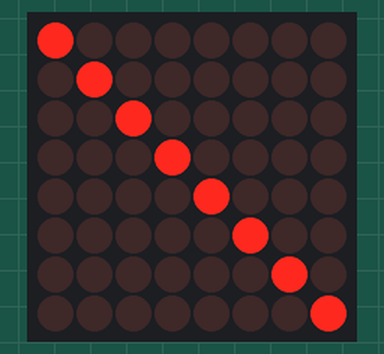
Recording of a sketch running on a simulated Arduino Uno, built with avr-gcc and run on an emulated ATmega328P. On the bench: 8×8 LED matrix. Wiring (inferred from the names in the program): MAX7219 LED driver (orientation assumed): data pin 7; clock pin 6; CS pin 5.

Above: at 0.1 s.

The sketch:

max7219.ino
```cpp
/*
 * Example bit bashing the max7219 display chip.
 *
 * Aushacker 17 July 2019
 */

const int CS_N = 5;
const int CLK = 6;
const int DOUT = 7;

// 7-seg
//const unsigned int data[] = { 0x09FF, 0x0A08, 0x0B07, 0x0C01, 0x0800, 0x0701, 0x0602, 0x0503, 0x0404, 0x0305, 0x0206, 0x0107 };
// dot matrix
const unsigned int data[] = { 0x0900, 0x0A08, 0x0B07, 0x0C01, 0x0801, 0x0702, 0x0604, 0x0508, 0x0410, 0x0320, 0x0240, 0x0180 };

void setup()
{
  pinMode(CS_N, OUTPUT);
  pinMode(CLK, OUTPUT);
  pinMode(DOUT, OUTPUT);

  digitalWrite(CLK, LOW);
  digitalWrite(DOUT, LOW);

  deassertCS();

  Serial.println(sizeof(data));

  for (int i = 0; i < sizeof(data)/2; i++)
  {
    send(data[i]);
  }
}

void loop()
{
}

void send(unsigned int d)
{
  assertCS();
  for (int i = 0; i < 16; i++)
  {
    digitalWrite(DOUT, ((d & 0x8000) ? HIGH : LOW));
    cycleClock();
    d = d << 1;
  }
  deassertCS();
}

void assertCS()
{
    digitalWrite(CS_N, LOW);
}

void cycleClock()
{
  digitalWrite(CLK, HIGH);
  digitalWrite(CLK, LOW);
}

void deassertCS()
{
    digitalWrite(CS_N, HIGH);
}
```
